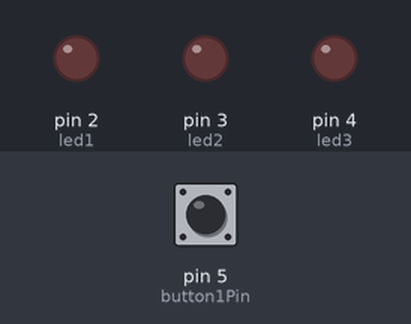
The sketch below on a simulated Arduino Uno, built with avr-gcc and run on an emulated ATmega328P. Parts: output pins drawn as LEDs (lit = HIGH). Dashed ring = blinking. The test bench sets the inputs (shaded band); at power-on: pin 5 (button1Pin) LOW.

Above: at 1.2 s.
1.3 s: pin 5 (button1Pin) pulled HIGH for 0.15 s
At 1.7 s:
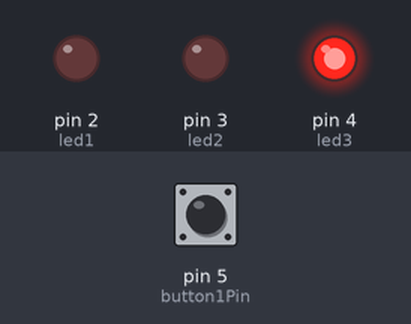
At 2.7 s:
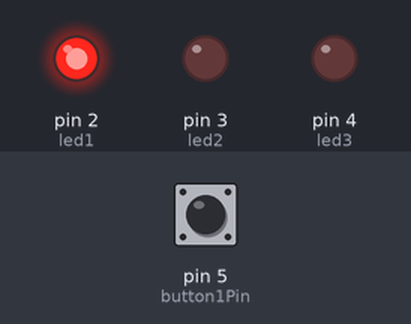
4.3 s: pin 5 (button1Pin) pulled HIGH for 3.2 s
At 5.2 s:
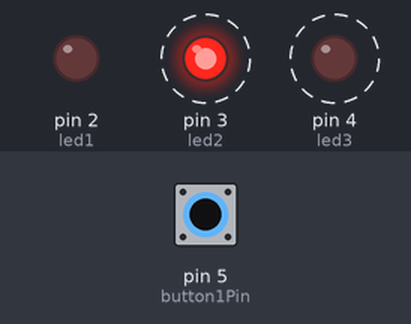
Timing chart, 0 to 10.3 s (numbered marks = the images above; inputs shaded):
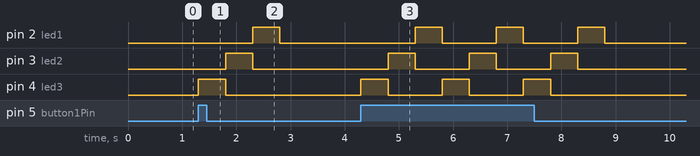

The sketch:

sketch.ino
```cpp
const int led1 = 2;
const int led2 = 3;
const int led3 = 4;
const int button1Pin = 5;

int button1State = 0;

void setup() {

  pinMode(led1, OUTPUT);
  pinMode(led2, OUTPUT);
  pinMode(led3, OUTPUT);

  pinMode(button1Pin, INPUT);
}

void loop() {

  button1State = digitalRead(button1Pin);

  if (button1State == HIGH) {
    digitalWrite(led3, HIGH);
    delay(500);
    digitalWrite(led3, LOW);

    digitalWrite(led2, HIGH);
    delay(500);
    digitalWrite(led2, LOW);

    digitalWrite(led1, HIGH);
    delay(500);
    digitalWrite(led1, LOW);
  }

  else {
    digitalWrite(led1, LOW);
    digitalWrite(led2, LOW);
    digitalWrite(led3, LOW);
  }
}
```

Measured:
- after the input at 1.3 s, pin 2 (led1): LOW → HIGH after 1.0 s, → LOW 0.50 s later; pin 3 (led2): LOW → HIGH after 0.50 s, → LOW 0.50 s later; pin 4 (led3): LOW → HIGH at once, → LOW 0.50 s later
- after the input at 4.3 s, pin 2 (led1): alternates HIGH for 0.50 s and LOW for 1.0 s, 6 changes in all, then stays LOW, starting after 1.0 s; pin 3 (led2): alternates HIGH for 0.50 s and LOW for 1.0 s, 6 changes in all, then stays LOW, starting after 0.50 s
